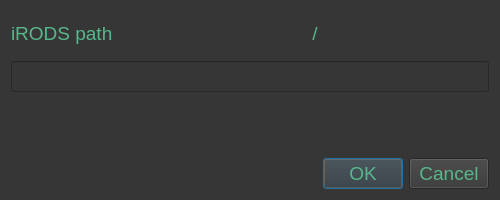
<?xml version="1.0" encoding="UTF-8"?>
<ui version="4.0">
 <class>createCollection</class>
 <widget class="QDialog" name="createCollection">
  <property name="geometry">
   <rect>
    <x>0</x>
    <y>0</y>
    <width>500</width>
    <height>200</height>
   </rect>
  </property>
  <property name="minimumSize">
   <size>
    <width>500</width>
    <height>200</height>
   </size>
  </property>
  <property name="maximumSize">
   <size>
    <width>500</width>
    <height>200</height>
   </size>
  </property>
  <property name="windowTitle">
   <string>New Collection</string>
  </property>
  <property name="styleSheet">
   <string notr="true">QWidget
{
	color: rgb(86, 184, 139);
	background-color: rgb(54, 54, 54);
    font: 14pt
}

QLabel#errorLabel
{
	color: rgb(217, 174, 23);
}</string>
  </property>
  <layout class="QVBoxLayout" name="verticalLayout">
   <item>
    <layout class="QHBoxLayout" name="horizontalLayout">
     <item>
      <widget class="QLabel" name="label">
       <property name="text">
        <string>iRODS path                                      /</string>
       </property>
      </widget>
     </item>
     <item>
      <spacer name="horizontalSpacer">
       <property name="orientation">
        <enum>Qt::Horizontal</enum>
       </property>
       <property name="sizeType">
        <enum>QSizePolicy::Minimum</enum>
       </property>
       <property name="sizeHint" stdset="0">
        <size>
         <width>10</width>
         <height>20</height>
        </size>
       </property>
      </spacer>
     </item>
    </layout>
   </item>
   <item>
    <widget class="QLineEdit" name="collPathLine"/>
   </item>
   <item>
    <widget class="QLabel" name="errorLabel">
     <property name="styleSheet">
      <string notr="true"/>
     </property>
     <property name="text">
      <string/>
     </property>
    </widget>
   </item>
   <item>
    <spacer name="verticalSpacer">
     <property name="orientation">
      <enum>Qt::Vertical</enum>
     </property>
     <property name="sizeType">
      <enum>QSizePolicy::Minimum</enum>
     </property>
     <property name="sizeHint" stdset="0">
      <size>
       <width>20</width>
       <height>10</height>
      </size>
     </property>
    </spacer>
   </item>
   <item>
    <widget class="QDialogButtonBox" name="buttonBox">
     <property name="orientation">
      <enum>Qt::Horizontal</enum>
     </property>
     <property name="standardButtons">
      <set>QDialogButtonBox::Cancel|QDialogButtonBox::Ok</set>
     </property>
    </widget>
   </item>
  </layout>
 </widget>
 <resources/>
 <connections>
  <connection>
   <sender>buttonBox</sender>
   <signal>accepted()</signal>
   <receiver>createCollection</receiver>
   <slot>accept()</slot>
   <hints>
    <hint type="sourcelabel">
     <x>248</x>
     <y>254</y>
    </hint>
    <hint type="destinationlabel">
     <x>157</x>
     <y>274</y>
    </hint>
   </hints>
  </connection>
  <connection>
   <sender>buttonBox</sender>
   <signal>rejected()</signal>
   <receiver>createCollection</receiver>
   <slot>reject()</slot>
   <hints>
    <hint type="sourcelabel">
     <x>316</x>
     <y>260</y>
    </hint>
    <hint type="destinationlabel">
     <x>286</x>
     <y>274</y>
    </hint>
   </hints>
  </connection>
 </connections>
</ui>
